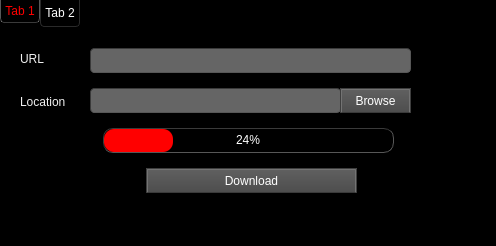
<?xml version="1.0" encoding="UTF-8"?>
<ui version="4.0">
 <class>MainWindow</class>
 <widget class="QMainWindow" name="MainWindow">
  <property name="geometry">
   <rect>
    <x>0</x>
    <y>0</y>
    <width>496</width>
    <height>246</height>
   </rect>
  </property>
  <property name="windowTitle">
   <string>MainWindow</string>
  </property>
  <property name="styleSheet">
   <string notr="true">
QWidget {
	background-color:rgb(0, 0, 0);
	color: rgb(240, 240, 240);
	border-color: rgb(58, 58, 58);
}

QPlainTextEdit {
	background-color:rgb(0, 0, 0);
	color: rgb(200, 200, 200);
	selection-background-color: rgb(255, 0, 0);
	selection-color: rgb(0, 0, 0);
}

QTabWidget::pane {
    	border-top: 1px solid #000000;
}

QTabBar::tab {
 	background-color:rgb(0, 0, 0);
 	border-style: outset;
	border-width: 1px;
	border-right-color: qlineargradient(spread:pad, x1:0.4, y1:0.5, x2:0.6, y2:0.5, stop:0 rgba(115, 115, 115, 255), stop:1 rgba(62, 62, 62, 255));
	border-left-color: qlineargradient(spread:pad, x1:0.6, y1:0.5, x2:0.4, y2:0.5, stop:0 rgba(115, 115, 115, 255), stop:1 rgba(62, 62, 62, 255));
  border-bottom-color: rgb(58, 58, 58);
	border-bottom-width: 1px;
	border-top-width: 0px;
	border-style: solid;
	color: rgb(255, 0, 0);
	padding: 4px;
}

QTabBar::tab:selected, QTabBar::tab:hover {
   color: rgb(255, 255, 255);
   background-color:rgb(0, 0, 0);
   border-color:rgb(42, 42, 42);
   margin-left: 0px;
   margin-right: 0px;
   border-bottom-right-radius:4px;
   border-bottom-left-radius:4px;
}

QTabBar::tab:last:selected {
  background-color:rgb(0, 0, 0);
	border-color:rgb(42, 42, 42);
	margin-left: 0px;
  	margin-right: 0px;
	border-bottom-right-radius:4px;
	border-bottom-left-radius:4px;
}

QTabBar::tab:!selected {
   margin-bottom: 4px;
   border-bottom-right-radius:4px;
   border-bottom-left-radius:4px;
}

QPushButton{
	border-style: outset;
	border-width: 2px;
	border-top-color: qlineargradient(spread:pad, x1:0.5, y1:0.6, x2:0.5, y2:0.4, stop:0 rgba(115, 115, 115, 255), stop:1 rgba(62, 62, 62, 255));
	border-right-color: qlineargradient(spread:pad, x1:0.4, y1:0.5, x2:0.6, y2:0.5, stop:0 rgba(115, 115, 115, 255), stop:1 rgba(62, 62, 62, 255));
	border-left-color: qlineargradient(spread:pad, x1:0.6, y1:0.5, x2:0.4, y2:0.5, stop:0 rgba(115, 115, 115, 255), stop:1 rgba(62, 62, 62, 255));
	border-bottom-color: rgb(58, 58, 58);
	border-bottom-width: 1px;
	border-style: solid;
	color: rgb(255, 255, 255);
	padding: 6px;
	background-color: qlineargradient(spread:pad, x1:0.5, y1:1, x2:0.5, y2:0, stop:0 rgba(77, 77, 77, 255), stop:1 rgba(97, 97, 97, 255));
}

QPushButton:hover{
	border-style: outset;
	border-width: 2px;
	border-top-color: qlineargradient(spread:pad, x1:0.5, y1:0.6, x2:0.5, y2:0.4, stop:0 rgba(180, 180, 180, 255), stop:1 rgba(110, 110, 110, 255));
	border-right-color: qlineargradient(spread:pad, x1:0.4, y1:0.5, x2:0.6, y2:0.5, stop:0 rgba(180, 180, 180, 255), stop:1 rgba(110, 110, 110, 255));
	border-left-color: qlineargradient(spread:pad, x1:0.6, y1:0.5, x2:0.4, y2:0.5, stop:0 rgba(180, 180, 180, 255), stop:1 rgba(110, 110, 110, 255));
	border-bottom-color: rgb(115, 115, 115);
	border-bottom-width: 1px;
	border-style: solid;
	color: rgb(255, 255, 255);
	padding: 6px;
	background-color: qlineargradient(spread:pad, x1:0.5, y1:1, x2:0.5, y2:0, stop:0 rgba(107, 107, 107, 255), stop:1 rgba(157, 157, 157, 255));
}

QPushButton:pressed{
	border-style: outset;
	border-width: 2px;
	border-top-color: qlineargradient(spread:pad, x1:0.5, y1:0.6, x2:0.5, y2:0.4, stop:0 rgba(62, 62, 62, 255), stop:1 rgba(22, 22, 22, 255));
	border-right-color: qlineargradient(spread:pad, x1:0.4, y1:0.5, x2:0.6, y2:0.5, stop:0 rgba(115, 115, 115, 255), stop:1 rgba(62, 62, 62, 255));
	border-left-color: qlineargradient(spread:pad, x1:0.6, y1:0.5, x2:0.4, y2:0.5, stop:0 rgba(115, 115, 115, 255), stop:1 rgba(62, 62, 62, 255));
	border-bottom-color: rgb(58, 58, 58);
	border-bottom-width: 1px;
	border-style: solid;
	color: rgb(255, 255, 255);
	padding: 6px;
	background-color: qlineargradient(spread:pad, x1:0.5, y1:1, x2:0.5, y2:0, stop:0 rgba(77, 77, 77, 255), stop:1 rgba(97, 97, 97, 255));
}

QPushButton:disabled{
	border-style: outset;
	border-width: 2px;
	border-top-color: qlineargradient(spread:pad, x1:0.5, y1:0.6, x2:0.5, y2:0.4, stop:0 rgba(115, 115, 115, 255), stop:1 rgba(62, 62, 62, 255));
	border-right-color: qlineargradient(spread:pad, x1:0.4, y1:0.5, x2:0.6, y2:0.5, stop:0 rgba(115, 115, 115, 255), stop:1 rgba(62, 62, 62, 255));
	border-left-color: qlineargradient(spread:pad, x1:0.6, y1:0.5, x2:0.4, y2:0.5, stop:0 rgba(115, 115, 115, 255), stop:1 rgba(62, 62, 62, 255));
	border-bottom-color: rgb(58, 58, 58);
	border-bottom-width: 1px;
	border-style: solid;
	color: rgb(0, 0, 0);
	padding: 6px;
	background-color: qlineargradient(spread:pad, x1:0.5, y1:1, x2:0.5, y2:0, stop:0 rgba(57, 57, 57, 255), stop:1 rgba(77, 77, 77, 255));
}

QLineEdit {
	border-width: 1px; border-radius: 4px;
	border-color: rgb(58, 58, 58);
	border-style: inset;
	padding: 0 8px;
	color: rgb(255, 255, 255);
	background:rgb(101, 101, 101);
	selection-background-color: rgb(187, 187, 187);
	selection-color: rgb(60, 63, 65);
}

QProgressBar {
	text-align: center;
	color: rgb(255, 255, 255);
	border-width: 1px; 
	border-radius: 10px;
	border-color: rgb(58, 58, 58);
	border-style: inset;
}

QProgressBar::chunk {
	background-color: qlineargradient(spread:pad, x1:0.5, y1:0.7, x2:0.5, y2:0.3, stop:0 rgb(255 , 0 , 0), stop:1 rgb(255 , 0 , 0));
	border-radius: 10px;
}

QMenuBar {
	background:rgb(0, 0, 0);
	color: rgb(255, 0, 0);
}

QMenuBar::item {
  	spacing: 3px; 
	padding: 1px 4px;
  	background: transparent;
}

QMenuBar::item:selected { 
  	background:rgb(115, 115, 115);
}

QMenu {
	border-width: 2px; 
	border-radius: 10px;
	border-color: rgb(255, 0, 0);
	border-style: outset;
}

QMenu::item {
	spacing: 3px; 
	padding: 3px 15px;
}

QMenu::item:selected {
	spacing: 3px; 
	padding: 3px 15px;
	background:rgb(115, 115, 115);
	color:rgb(255, 255, 255);
	border-width: 1px; 
	border-radius: 10px;
	border-color: rgb(58, 58, 58);
	border-style: inset;
}</string>
  </property>
  <widget class="QWidget" name="centralwidget">
   <widget class="QTabWidget" name="tabWidget">
    <property name="geometry">
     <rect>
      <x>0</x>
      <y>0</y>
      <width>481</width>
      <height>221</height>
     </rect>
    </property>
    <property name="currentIndex">
     <number>1</number>
    </property>
    <widget class="QWidget" name="tab_3">
     <attribute name="title">
      <string>Tab 1</string>
     </attribute>
     <widget class="QLabel" name="label">
      <property name="geometry">
       <rect>
        <x>20</x>
        <y>20</y>
        <width>47</width>
        <height>21</height>
       </rect>
      </property>
      <property name="text">
       <string>URL </string>
      </property>
     </widget>
     <widget class="QLabel" name="label_2">
      <property name="geometry">
       <rect>
        <x>20</x>
        <y>63</y>
        <width>47</width>
        <height>21</height>
       </rect>
      </property>
      <property name="text">
       <string>Location</string>
      </property>
     </widget>
     <widget class="QPushButton" name="pushButton">
      <property name="geometry">
       <rect>
        <x>340</x>
        <y>60</y>
        <width>71</width>
        <height>25</height>
       </rect>
      </property>
      <property name="text">
       <string>Browse</string>
      </property>
     </widget>
     <widget class="QLineEdit" name="lineEdit">
      <property name="geometry">
       <rect>
        <x>90</x>
        <y>20</y>
        <width>321</width>
        <height>25</height>
       </rect>
      </property>
     </widget>
     <widget class="QProgressBar" name="progressBar">
      <property name="geometry">
       <rect>
        <x>103</x>
        <y>100</y>
        <width>291</width>
        <height>25</height>
       </rect>
      </property>
      <property name="value">
       <number>24</number>
      </property>
     </widget>
     <widget class="QLineEdit" name="lineEdit_2">
      <property name="geometry">
       <rect>
        <x>90</x>
        <y>60</y>
        <width>251</width>
        <height>25</height>
       </rect>
      </property>
     </widget>
     <widget class="QPushButton" name="pushButton_2">
      <property name="geometry">
       <rect>
        <x>146</x>
        <y>140</y>
        <width>211</width>
        <height>25</height>
       </rect>
      </property>
      <property name="text">
       <string>Download</string>
      </property>
     </widget>
    </widget>
    <widget class="QWidget" name="tab_2">
     <attribute name="title">
      <string>Tab 2</string>
     </attribute>
     <widget class="QLabel" name="label_3">
      <property name="geometry">
       <rect>
        <x>20</x>
        <y>63</y>
        <width>47</width>
        <height>21</height>
       </rect>
      </property>
      <property name="text">
       <string>Location</string>
      </property>
     </widget>
     <widget class="QProgressBar" name="progressBar_2">
      <property name="geometry">
       <rect>
        <x>103</x>
        <y>100</y>
        <width>291</width>
        <height>25</height>
       </rect>
      </property>
      <property name="value">
       <number>24</number>
      </property>
     </widget>
     <widget class="QLabel" name="label_4">
      <property name="geometry">
       <rect>
        <x>20</x>
        <y>20</y>
        <width>47</width>
        <height>21</height>
       </rect>
      </property>
      <property name="text">
       <string>URL </string>
      </property>
     </widget>
     <widget class="QPushButton" name="pushButton_3">
      <property name="geometry">
       <rect>
        <x>146</x>
        <y>140</y>
        <width>211</width>
        <height>25</height>
       </rect>
      </property>
      <property name="text">
       <string>Download</string>
      </property>
     </widget>
     <widget class="QLineEdit" name="lineEdit_3">
      <property name="geometry">
       <rect>
        <x>90</x>
        <y>20</y>
        <width>321</width>
        <height>25</height>
       </rect>
      </property>
     </widget>
     <widget class="QLineEdit" name="lineEdit_4">
      <property name="geometry">
       <rect>
        <x>90</x>
        <y>60</y>
        <width>251</width>
        <height>25</height>
       </rect>
      </property>
     </widget>
     <widget class="QPushButton" name="pushButton_4">
      <property name="geometry">
       <rect>
        <x>340</x>
        <y>60</y>
        <width>71</width>
        <height>25</height>
       </rect>
      </property>
      <property name="text">
       <string>Browse</string>
      </property>
     </widget>
    </widget>
   </widget>
  </widget>
  <widget class="QMenuBar" name="menubar">
   <property name="geometry">
    <rect>
     <x>0</x>
     <y>0</y>
     <width>496</width>
     <height>19</height>
    </rect>
   </property>
  </widget>
  <widget class="QStatusBar" name="statusbar"/>
 </widget>
 <resources/>
 <connections/>
</ui>
